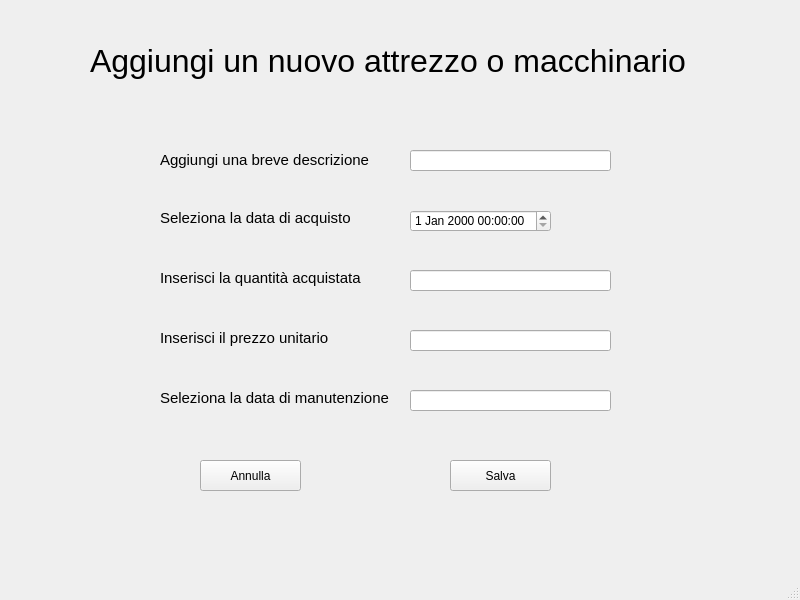
<?xml version="1.0" encoding="UTF-8"?>
<ui version="4.0">
 <class>MainWindow</class>
 <widget class="QMainWindow" name="MainWindow">
  <property name="geometry">
   <rect>
    <x>0</x>
    <y>0</y>
    <width>800</width>
    <height>600</height>
   </rect>
  </property>
  <property name="windowTitle">
   <string>MainWindow</string>
  </property>
  <widget class="QWidget" name="centralwidget">
   <widget class="QLabel" name="lblTitle">
    <property name="geometry">
     <rect>
      <x>90</x>
      <y>30</y>
      <width>691</width>
      <height>61</height>
     </rect>
    </property>
    <property name="font">
     <font>
      <pointsize>24</pointsize>
     </font>
    </property>
    <property name="text">
     <string>Aggiungi un nuovo attrezzo o macchinario</string>
    </property>
   </widget>
   <widget class="QLineEdit" name="txtDescr">
    <property name="geometry">
     <rect>
      <x>410</x>
      <y>150</y>
      <width>201</width>
      <height>21</height>
     </rect>
    </property>
   </widget>
   <widget class="QLabel" name="lblDescr">
    <property name="geometry">
     <rect>
      <x>160</x>
      <y>150</y>
      <width>241</width>
      <height>20</height>
     </rect>
    </property>
    <property name="font">
     <font>
      <pointsize>11</pointsize>
     </font>
    </property>
    <property name="text">
     <string>Aggiungi una breve descrizione</string>
    </property>
   </widget>
   <widget class="QDateTimeEdit" name="dtAcquisto">
    <property name="geometry">
     <rect>
      <x>410</x>
      <y>210</y>
      <width>141</width>
      <height>22</height>
     </rect>
    </property>
   </widget>
   <widget class="QLabel" name="lblAcquisto">
    <property name="geometry">
     <rect>
      <x>160</x>
      <y>210</y>
      <width>231</width>
      <height>16</height>
     </rect>
    </property>
    <property name="font">
     <font>
      <pointsize>11</pointsize>
     </font>
    </property>
    <property name="text">
     <string>Seleziona la data di acquisto</string>
    </property>
   </widget>
   <widget class="QLabel" name="lblQuantita">
    <property name="geometry">
     <rect>
      <x>160</x>
      <y>270</y>
      <width>241</width>
      <height>16</height>
     </rect>
    </property>
    <property name="font">
     <font>
      <pointsize>11</pointsize>
     </font>
    </property>
    <property name="text">
     <string>Inserisci la quantità acquistata</string>
    </property>
   </widget>
   <widget class="QLineEdit" name="txtQuantita">
    <property name="geometry">
     <rect>
      <x>410</x>
      <y>270</y>
      <width>201</width>
      <height>21</height>
     </rect>
    </property>
   </widget>
   <widget class="QLabel" name="lblPrezzo">
    <property name="geometry">
     <rect>
      <x>160</x>
      <y>330</y>
      <width>231</width>
      <height>16</height>
     </rect>
    </property>
    <property name="font">
     <font>
      <pointsize>11</pointsize>
     </font>
    </property>
    <property name="text">
     <string>Inserisci il prezzo unitario</string>
    </property>
   </widget>
   <widget class="QLineEdit" name="txtPrezzo">
    <property name="geometry">
     <rect>
      <x>410</x>
      <y>330</y>
      <width>201</width>
      <height>21</height>
     </rect>
    </property>
   </widget>
   <widget class="QLabel" name="lblMan">
    <property name="geometry">
     <rect>
      <x>160</x>
      <y>390</y>
      <width>241</width>
      <height>16</height>
     </rect>
    </property>
    <property name="font">
     <font>
      <pointsize>11</pointsize>
     </font>
    </property>
    <property name="text">
     <string>Seleziona la data di manutenzione </string>
    </property>
   </widget>
   <widget class="QLineEdit" name="txtMan">
    <property name="geometry">
     <rect>
      <x>410</x>
      <y>390</y>
      <width>201</width>
      <height>21</height>
     </rect>
    </property>
   </widget>
   <widget class="QPushButton" name="btnAnnulla">
    <property name="geometry">
     <rect>
      <x>200</x>
      <y>460</y>
      <width>101</width>
      <height>31</height>
     </rect>
    </property>
    <property name="text">
     <string>Annulla</string>
    </property>
   </widget>
   <widget class="QPushButton" name="btnSalva">
    <property name="geometry">
     <rect>
      <x>450</x>
      <y>460</y>
      <width>101</width>
      <height>31</height>
     </rect>
    </property>
    <property name="text">
     <string>Salva</string>
    </property>
   </widget>
  </widget>
  <widget class="QMenuBar" name="menubar">
   <property name="geometry">
    <rect>
     <x>0</x>
     <y>0</y>
     <width>800</width>
     <height>22</height>
    </rect>
   </property>
  </widget>
  <widget class="QStatusBar" name="statusbar"/>
 </widget>
 <resources/>
 <connections/>
</ui>
